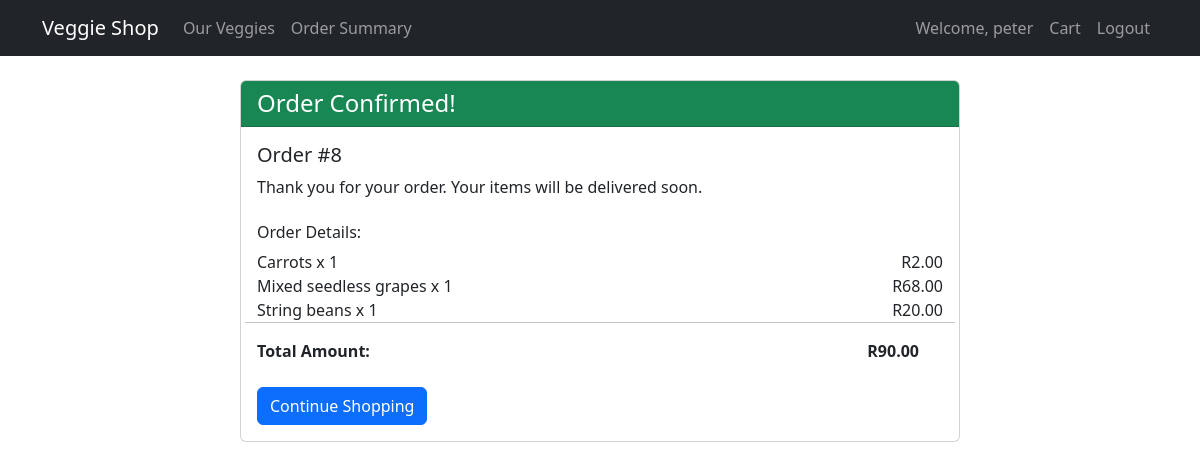
The app's page /order/confirmation/8/ (signed in) with its own data.
### cart/models.py (models this page shows, shortened)
class Order(models.Model):
    user = models.ForeignKey(User, on_delete=models.CASCADE)
    date_ordered = models.DateTimeField(auto_now_add=True)
    total_amount = models.DecimalField(max_digits=10, decimal_places=2)
    complete = models.BooleanField(default=False)

class OrderItem(models.Model):
    order = models.ForeignKey(Order, related_name='items', on_delete=models.CASCADE)
    vegetable = models.ForeignKey(Vegetable, on_delete=models.CASCADE)
    quantity = models.IntegerField(default=1)
    price = models.DecimalField(max_digits=10, decimal_places=2)

class Vegetable(models.Model):
    name = models.CharField(max_length=100)
    price = models.DecimalField(max_digits=6, decimal_places=2)  # Changed from price_per_kg
    description = models.TextField()
    image = models.ImageField(upload_to='vegetables/', blank=True, null=True)

### cart/views.py (the view)
# urls.py: path('order/confirmation/<int:order_id>/', views.order_confirmation, name='order_confirmation'),
@login_required
def order_confirmation(request, order_id):
    order = get_object_or_404(Order, id=order_id, user=request.user)
    return render(request, 'cart/order_confirmation.html', {'order': order})

### cart/templates/cart/order_confirmation.html
{% extends "base.html" %}
{% block content %}
<div class="container">
    <div class="row justify-content-center">
        <div class="col-md-8">
            <div class="card">
                <div class="card-header bg-success text-white">
                    <h4 class="mb-0">Order Confirmed!</h4>
                </div>
                <div class="card-body">
                    <h5>Order #{{ order.id }}</h5>
                    <p>Thank you for your order. Your items will be delivered soon.</p>
                    <h6 class="mt-4">Order Details:</h6>
                    <div class="row">
                        {% for item in order.items.all %}
                        <div class="col-6">{{ item.vegetable.name }} x {{ item.quantity }}</div>
                        <div class="col-6 text-end">R{{ item.price }}</div>
                        {% endfor %}
                        <hr>
                        <div class="row">
                            <div class="col-6"><strong>Total Amount:</strong></div>
                            <div class="col-6 text-end"><strong>R{{ order.total_amount }}</strong></div>
                        </div>
                    </div>
                    <div class="mt-4">
                        <a href="{% url 'vegetable_list' %}" class="btn btn-primary">Continue Shopping</a>
                    </div>
                </div>
            </div>
        </div>
    </div>
</div>
{% endblock %}

### cart/templates/base.html (shortened to what this page needs)
<!DOCTYPE html>
<html lang="en">
<head>
    <link href="https://cdn.jsdelivr.net/npm/bootstrap@5.3.0/dist/css/bootstrap.min.css" rel="stylesheet">
</head>
<body>
    <nav class="navbar navbar-expand-lg navbar-dark bg-dark">
        <div class="container">
            <a class="navbar-brand" href="{% url 'home' %}">Veggie Shop</a>
            <div class="collapse navbar-collapse" id="navbarNav">
                <ul class="navbar-nav me-auto">
                    <li class="nav-item">
                        <a class="nav-link" href="{% url 'vegetable_list' %}">Our Veggies</a>
                    </li>
                    {% if user.is_staff %}
                    <li class="nav-item">
                        <a class="nav-link" href="{% url 'vegetable_summary' %}">Order Summary</a>
                    </li>
                    {% endif %}
                </ul>
                <ul class="navbar-nav ms-auto">
                    {% if user.is_authenticated %}
                        <li class="nav-item">
                            <span class="nav-link">Welcome, {{ user.username }}</span>
                        </li>
                        <li class="nav-item">
                            <a class="nav-link" href="{% url 'cart' %}">Cart</a>
                        </li>
                        <li class="nav-item">
                            <form method="post" action="{% url 'logout' %}" class="d-inline">
                                <button type="submit" class="btn btn-link nav-link">Logout</button>
                            </form>
                        </li>
                    {% endif %}
                </ul>
            </div>
        </div>
    </nav>
    <div class="container mt-4">
        {% block content %}{% endblock %}
    </div>
</body>
</html>

### records on screen
Order: id "8", total_amount "90.00"
OrderItem: vegetable.name "Carrots", quantity "1", price "2.00"
OrderItem: vegetable.name "Mixed seedless grapes", quantity "1", price "68.00"
OrderItem: vegetable.name "String beans", quantity "1", price "20.00"

### other values on screen
{{ user.username }} "peter"
